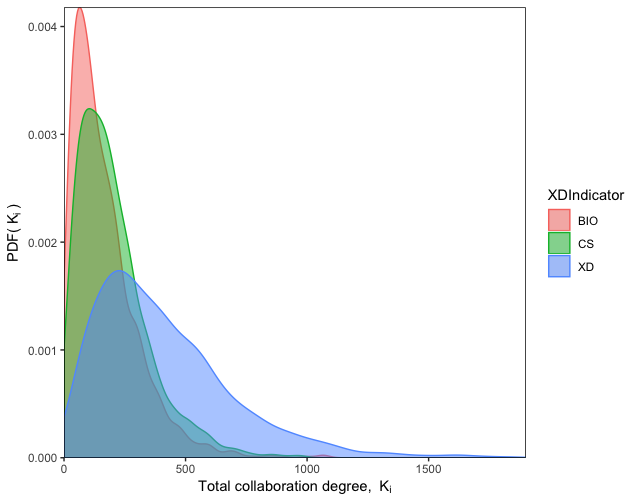

Generate this figure with R:
# Set working directory
setwd("~/Workspace/RStudio/")

# Read fgsfd csv file
library(readr)
fgsfd = read.csv("data/Faculty_GoogleScholar_Funding_Data_N4190.csv")
#head(fgsfd); nrow(fgsfd)
library(dplyr)
df = data.frame(fgsfd %>% select(XDIndicator, KTotal))

# Fig3-B: Probability distribution of the year of first publication
library(ggplot2)
ggplot(df, aes(x = KTotal, color = XDIndicator, fill = XDIndicator)) + 
  geom_density(alpha = 0.5) +
  xlab(expression("Total collaboration degree, "~K[i])) + 
  ylab(expression("PDF("~K[i]~")")) +   
  scale_x_continuous(expand = c(0, 0), 
                     limits = c(0, 1900), 
                     breaks = seq(0, 1900, 500)) +
  scale_y_continuous(expand = c(0, 0)) +   
  theme(panel.background = element_blank(),
        panel.border = element_rect(color = "black", fill = NA))
